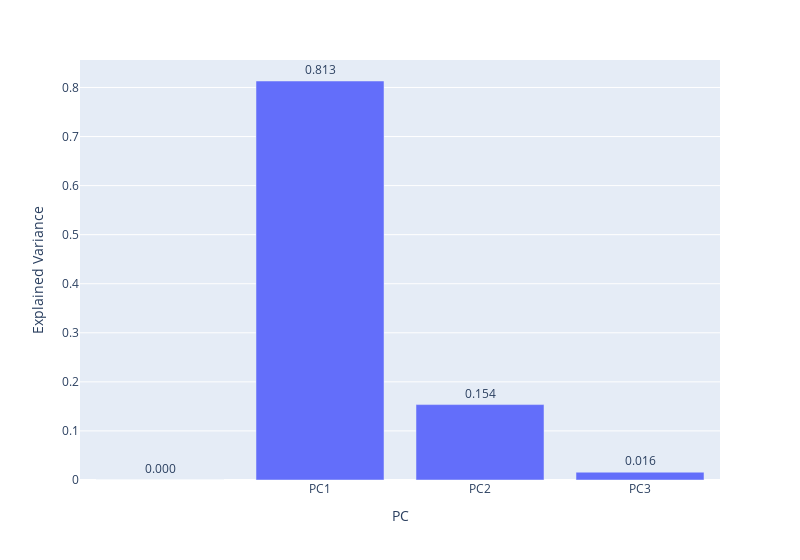

Notebook code for this chart:
### Code cell
fig.update_traces(texttemplate='%{text:.3f}', textposition='outside') # limit decimal cases and text outside the bar
fig.show() #explained variance

### Figure 1 — Plotly figure (JSON) as saved in the notebook; plotly's stock layout.template omitted (floating-point values rounded to 4 significant figures)
{"data": [{"alignmentgroup": "True", "hovertemplate": "PC=%{x}<br>Explained Variance=%{text}<extra></extra>", "legendgroup": "", "marker": {"color": "#636efa", "pattern": {"shape": ""}}, "name": "", "offsetgroup": "", "orientation": "v", "showlegend": false, "text": [0, 0.8132, 0.1537, 0.01591], "textposition": "outside", "texttemplate": "%{text:.3f}", "type": "bar", "x": ["", "PC1", "PC2", "PC3"], "xaxis": "x", "y": [0, 0.8132, 0.1537, 0.01591], "yaxis": "y"}], "layout": {"barmode": "relative", "legend": {"tracegroupgap": 0}, "margin": {"t": 60}, "width": 800, "xaxis": {"anchor": "y", "domain": [0, 1], "title": {"text": "PC"}}, "yaxis": {"anchor": "x", "domain": [0, 1], "title": {"text": "Explained Variance"}}}}
